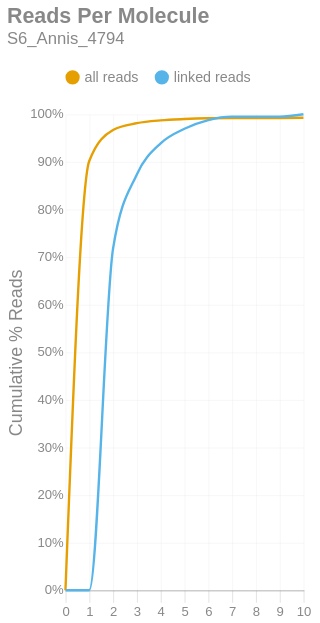

Notebook code for this chart:
### Markdown cell above
### Reads per Molecule
This chart shows the cumulative distribution of the number of reads per linked molecule. That is, how many alignments are associated with a unique molecule. This excludes the number of reads associated with invalid or absent linked-read barcodes. The `linked` histogram is the percentages recalculated when disregarding singletons.

### Code cell
if SKIPLR:
    print_html(f"Skipped")
else:
    counts = np.bincount(valids['reads'].cast(pl.Int64).to_numpy())
    weighted = counts * np.arange(len(counts))
    all_perc = weighted / n_reads
    linked_perc = weighted / n_linked_reads
    linked_perc[1] = 0
    binned_df = pl.DataFrame({
        'readsper': list(range(len(counts))),
        'all reads (cumsum)': np.cumsum(all_perc).tolist(),
        'linked reads (cumsum)': np.cumsum(linked_perc).tolist(),
    })

    with SafeRender(binned_df):
        (
            density_plot(binned_df, 'Reads Per Molecule', samplename, 'readspmol')
            .encode(
                x=alt.X('readsper:O', title=None).axis(labelAngle=0).scale(padding=0),
                y=alt.Y('value:Q', title='Cumulative % Reads').axis(format='%').stack(False),
                color=alt.Color("key:N").scale(domain=["all reads", "linked reads"]),
                tooltip=[
                    alt.Tooltip("key:N", title="Data Type"),
                    alt.Tooltip("readsper:O", title="Reads Per Molecule"),
                    alt.Tooltip("value:Q", format=".2%", title="% Reads (Cum.)")
                ]            
            )
        ).display()

### Figure 1 — Vega-Lite specification as saved in the notebook (floating-point values rounded to 4 significant figures)
{"width": "container", "height": 400, "config": {"title": {"anchor": "start", "dy": -15, "fontSize": 18, "color": "#888888", "subtitleColor": "#888888", "subtitleFontSize": 14}, "arc": {"fill": "#0072B2"}, "axis": {"domainColor": "#888888", "domainWidth": 0.5, "gridWidth": 0.2, "grid": false, "titleFontWeight": 400, "titleFontSize": 15, "labelFontSize": 11, "labelColor": "#888888", "tickColor": "#888888", "tickWidth": 0.2, "titleColor": "#888888"}, "axisBand": {"grid": false}, "axisX": {"grid": true, "tickSize": 10, "domainCap": "round"}, "axisY": {"domain": false, "grid": true, "tickSize": 0, "domainCap": "round"}, "background": "transparent", "header": {"labelFontSize": 15, "labelColor": "#888888", "titleFontSize": 15, "titleFontWeight": 600, "titleColor": "#888888"}, "legend": {"labelFont": "sans-serif", "labelFontSize": 12, "labelColor": "#888888", "symbolSize": 100, "symbolType": "circle", "titleFontSize": 12, "titlePadding": 10, "titleColor": "#888888", "title": null, "orient": "top"}, "range": {"category": ["#E69F00", "#56B4E9", "#009E73", "#F0E442", "#0072B2", "#D55E00", "#CC79A7", "#000000"], "diverging": ["#cfe8f3", "#a2d4ec", "#73bfe2", "#46abdb", "#1696d2", "#12719e"]}, "area": {"fill": "#0072B2", "fillOpacity": 0.7, "line": true, "strokeOpacity": 0.7}, "line": {"color": "#0072B2", "stroke": "#0072B2", "strokeWidth": 2}, "trail": {"color": "#0072B2", "stroke": "#0072B2", "strokeWidth": 0, "size": 1}, "point": {"filled": true, "fillOpacity": 1.0, "size": 95}, "text": {"color": "#888888", "fontSize": 11, "align": "right", "fontWeight": 400, "size": 11}, "bar": {"fill": "#0072B2", "stroke": null}, "view": {"stroke": null, "continuousWidth": 660, "continuousHeight": 400}}, "data": {"name": "data-f315e658e0802e3e4be21e3240b7e0d9"}, "mark": {"type": "line", "interpolate": "monotone", "point": {"opacity": 0, "size": 275}}, "encoding": {"color": {"field": "key", "scale": {"domain": ["all reads", "linked reads"]}, "type": "nominal"}, "tooltip": [{"field": "key", "title": "Data Type", "type": "nominal"}, {"field": "readsper", "title": "Reads Per Molecule", "type": "ordinal"}, {"field": "value", "format": ".2%", "title": "% Reads (Cum.)", "type": "quantitative"}], "x": {"axis": {"labelAngle": 0}, "field": "readsper", "scale": {"padding": 0}, "title": null, "type": "ordinal"}, "y": {"axis": {"format": "%"}, "field": "value", "stack": false, "title": "Cumulative % Reads", "type": "quantitative"}}, "params": [{"name": "param_c36ac31b6afebe62", "select": {"type": "point", "fields": ["key"]}, "bind": "legend"}], "title": {"text": "Reads Per Molecule", "subtitle": "S6_Annis_4794"}, "transform": [{"fold": ["all reads (cumsum)", "linked reads (cumsum)"]}, {"calculate": "replace(datum.key, ' (cumsum)', '')", "as": "key"}, {"filter": {"param": "param_c36ac31b6afebe62"}}], "usermeta": {"embedOptions": {"downloadFileName": "S6_Annis_4794.readspmol"}}, "$schema": "https://vega.github.io/schema/vega-lite/v6.1.0.json", "datasets": {"data-f315e658e0802e3e4be21e3240b7e0d9": [{"readsper": 0, "all reads (cumsum)": 0.0, "linked reads (cumsum)": 0.0}, {"readsper": 1, "all reads (cumsum)": 0.9017, "linked reads (cumsum)": 0.0}, {"readsper": 2, "all reads (cumsum)": 0.967, "linked reads (cumsum)": 0.7176}, {"readsper": 3, "all reads (cumsum)": 0.9812, "linked reads (cumsum)": 0.8736}, {"readsper": 4, "all reads (cumsum)": 0.9871, "linked reads (cumsum)": 0.9388}, {"readsper": 5, "all reads (cumsum)": 0.9899, "linked reads (cumsum)": 0.9694}, {"readsper": 6, "all reads (cumsum)": 0.9916, "linked reads (cumsum)": 0.9878}, {"readsper": 7, "all reads (cumsum)": 0.9922, "linked reads (cumsum)": 0.9949}, {"readsper": 8, "all reads (cumsum)": 0.9922, "linked reads (cumsum)": 0.9949}, {"readsper": 9, "all reads (cumsum)": 0.9922, "linked reads (cumsum)": 0.9949}, {"readsper": 10, "all reads (cumsum)": 0.9927, "linked reads (cumsum)": 1.0}]}}
